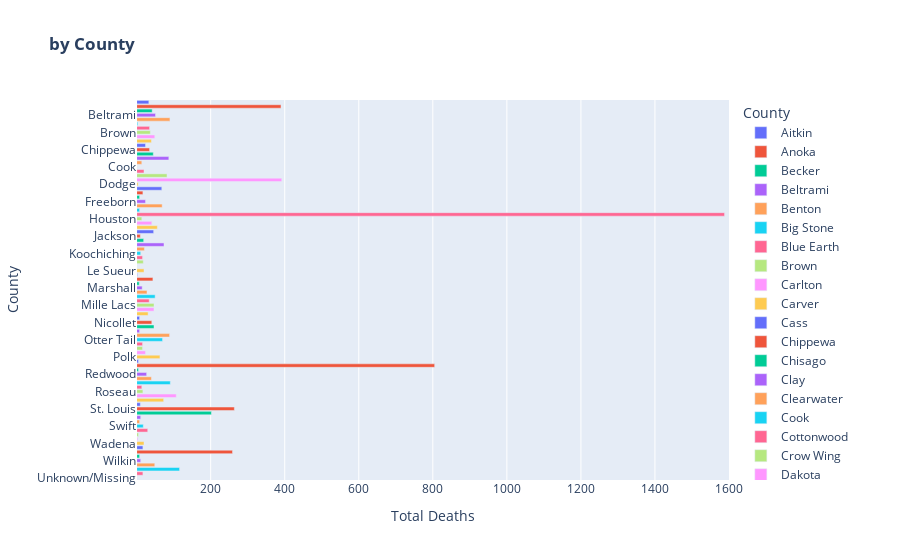

Notebook code for this chart:
### Code cell
# fig = px.bar(all_Data,
#              x='City',
#              y='Sales',
#              range_y=[1,9],
#              color='City',
#              color_continuous_scale=["red","yellow","green"],
#              title='<b> Sales by City</b>')
# fig.show()

fig = px.bar(compiledcountydata,
             x='Total Deaths',
             y='County',
             range_x =[1,1600], 
             color='County',
             color_continuous_scale=["red","yellow","green"],
             title='<b> by County</b>')
fig.show()

### Figure 1 — Plotly figure (JSON) as saved in the notebook; plotly's stock layout.template omitted (floating-point values rounded to 4 significant figures)
{"data": [{"alignmentgroup": "True", "hovertemplate": "County=%{y}<br>Total Deaths=%{x}<extra></extra>", "legendgroup": "Aitkin", "marker": {"color": "#636efa"}, "name": "Aitkin", "offsetgroup": "Aitkin", "orientation": "h", "showlegend": true, "textposition": "auto", "type": "bar", "x": [33], "xaxis": "x", "y": ["Aitkin"], "yaxis": "y"}, {"alignmentgroup": "True", "hovertemplate": "County=%{y}<br>Total Deaths=%{x}<extra></extra>", "legendgroup": "Anoka", "marker": {"color": "#EF553B"}, "name": "Anoka", "offsetgroup": "Anoka", "orientation": "h", "showlegend": true, "textposition": "auto", "type": "bar", "x": [390], "xaxis": "x", "y": ["Anoka"], "yaxis": "y"}, {"alignmentgroup": "True", "hovertemplate": "County=%{y}<br>Total Deaths=%{x}<extra></extra>", "legendgroup": "Becker", "marker": {"color": "#00cc96"}, "name": "Becker", "offsetgroup": "Becker", "orientation": "h", "showlegend": true, "textposition": "auto", "type": "bar", "x": [42], "xaxis": "x", "y": ["Becker"], "yaxis": "y"}, {"alignmentgroup": "True", "hovertemplate": "County=%{y}<br>Total Deaths=%{x}<extra></extra>", "legendgroup": "Beltrami", "marker": {"color": "#ab63fa"}, "name": "Beltrami", "offsetgroup": "Beltrami", "orientation": "h", "showlegend": true, "textposition": "auto", "type": "bar", "x": [51], "xaxis": "x", "y": ["Beltrami"], "yaxis": "y"}, {"alignmentgroup": "True", "hovertemplate": "County=%{y}<br>Total Deaths=%{x}<extra></extra>", "legendgroup": "Benton", "marker": {"color": "#FFA15A"}, "name": "Benton", "offsetgroup": "Benton", "orientation": "h", "showlegend": true, "textposition": "auto", "type": "bar", "x": [90], "xaxis": "x", "y": ["Benton"], "yaxis": "y"}, {"alignmentgroup": "True", "hovertemplate": "County=%{y}<br>Total Deaths=%{x}<extra></extra>", "legendgroup": "Big Stone", "marker": {"color": "#19d3f3"}, "name": "Big Stone", "offsetgroup": "Big Stone", "orientation": "h", "showlegend": true, "textposition": "auto", "type": "bar", "x": [3], "xaxis": "x", "y": ["Big Stone"], "yaxis": "y"}, {"alignmentgroup": "True", "hovertemplate": "County=%{y}<br>Total Deaths=%{x}<extra></extra>", "legendgroup": "Blue Earth", "marker": {"color": "#FF6692"}, "name": "Blue Earth", "offsetgroup": "Blue Earth", "orientation": "h", "showlegend": true, "textposition": "auto", "type": "bar", "x": [35], "xaxis": "x", "y": ["Blue Earth"], "yaxis": "y"}, {"alignmentgroup": "True", "hovertemplate": "County=%{y}<br>Total Deaths=%{x}<extra></extra>", "legendgroup": "Brown", "marker": {"color": "#B6E880"}, "name": "Brown", "offsetgroup": "Brown", "orientation": "h", "showlegend": true, "textposition": "auto", "type": "bar", "x": [37], "xaxis": "x", "y": ["Brown"], "yaxis": "y"}, {"alignmentgroup": "True", "hovertemplate": "County=%{y}<br>Total Deaths=%{x}<extra></extra>", "legendgroup": "Carlton", "marker": {"color": "#FF97FF"}, "name": "Carlton", "offsetgroup": "Carlton", "orientation": "h", "showlegend": true, "textposition": "auto", "type": "bar", "x": [49], "xaxis": "x", "y": ["Carlton"], "yaxis": "y"}, {"alignmentgroup": "True", "hovertemplate": "County=%{y}<br>Total Deaths=%{x}<extra></extra>", "legendgroup": "Carver", "marker": {"color": "#FECB52"}, "name": "Carver", "offsetgroup": "Carver", "orientation": "h", "showlegend": true, "textposition": "auto", "type": "bar", "x": [40], "xaxis": "x", "y": ["Carver"], "yaxis": "y"}, {"alignmentgroup": "True", "hovertemplate": "County=%{y}<br>Total Deaths=%{x}<extra></extra>", "legendgroup": "Cass", "marker": {"color": "#636efa"}, "name": "Cass", "offsetgroup": "Cass", "orientation": "h", "showlegend": true, "textposition": "auto", "type": "bar", "x": [24], "xaxis": "x", "y": ["Cass"], "yaxis": "y"}, {"alignmentgroup": "True", "hovertemplate": "County=%{y}<br>Total Deaths=%{x}<extra></extra>", "legendgroup": "Chippewa", "marker": {"color": "#EF553B"}, "name": "Chippewa", "offsetgroup": "Chippewa", "orientation": "h", "showlegend": true, "textposition": "auto", "type": "bar", "x": [35], "xaxis": "x", "y": ["Chippewa"], "yaxis": "y"}, {"alignmentgroup": "True", "hovertemplate": "County=%{y}<br>Total Deaths=%{x}<extra></extra>", "legendgroup": "Chisago", "marker": {"color": "#00cc96"}, "name": "Chisago", "offsetgroup": "Chisago", "orientation": "h", "showlegend": true, "textposition": "auto", "type": "bar", "x": [45], "xaxis": "x", "y": ["Chisago"], "yaxis": "y"}, {"alignmentgroup": "True", "hovertemplate": "County=%{y}<br>Total Deaths=%{x}<extra></extra>", "legendgroup": "Clay", "marker": {"color": "#ab63fa"}, "name": "Clay", "offsetgroup": "Clay", "orientation": "h", "showlegend": true, "textposition": "auto", "type": "bar", "x": [87], "xaxis": "x", "y": ["Clay"], "yaxis": "y"}, {"alignmentgroup": "True", "hovertemplate": "County=%{y}<br>Total Deaths=%{x}<extra></extra>", "legendgroup": "Clearwater", "marker": {"color": "#FFA15A"}, "name": "Clearwater", "offsetgroup": "Clearwater", "orientation": "h", "showlegend": true, "textposition": "auto", "type": "bar", "x": [14], "xaxis": "x", "y": ["Clearwater"], "yaxis": "y"}, {"alignmentgroup": "True", "hovertemplate": "County=%{y}<br>Total Deaths=%{x}<extra></extra>", "legendgroup": "Cook", "marker": {"color": "#19d3f3"}, "name": "Cook", "offsetgroup": "Cook", "orientation": "h", "showlegend": true, "textposition": "auto", "type": "bar", "x": [0], "xaxis": "x", "y": ["Cook"], "yaxis": "y"}, {"alignmentgroup": "True", "hovertemplate": "County=%{y}<br>Total Deaths=%{x}<extra></extra>", "legendgroup": "Cottonwood", "marker": {"color": "#FF6692"}, "name": "Cottonwood", "offsetgroup": "Cottonwood", "orientation": "h", "showlegend": true, "textposition": "auto", "type": "bar", "x": [20], "xaxis": "x", "y": ["Cottonwood"], "yaxis": "y"}, {"alignmentgroup": "True", "hovertemplate": "County=%{y}<br>Total Deaths=%{x}<extra></extra>", "legendgroup": "Crow Wing", "marker": {"color": "#B6E880"}, "name": "Crow Wing", "offsetgroup": "Crow Wing", "orientation": "h", "showlegend": true, "textposition": "auto", "type": "bar", "x": [82], "xaxis": "x", "y": ["Crow Wing"], "yaxis": "y"}, {"alignmentgroup": "True", "hovertemplate": "County=%{y}<br>Total Deaths=%{x}<extra></extra>", "legendgroup": "Dakota", "marker": {"color": "#FF97FF"}, "name": "Dakota", "offsetgroup": "Dakota", "orientation": "h", "showlegend": true, "textposition": "auto", "type": "bar", "x": [392], "xaxis": "x", "y": ["Dakota"], "yaxis": "y"}, {"alignmentgroup": "True", "hovertemplate": "County=%{y}<br>Total Deaths=%{x}<extra></extra>", "legendgroup": "Dodge", "marker": {"color": "#FECB52"}, "name": "Dodge", "offsetgroup": "Dodge", "orientation": "h", "showlegend": true, "textposition": "auto", "type": "bar", "x": [4], "xaxis": "x", "y": ["Dodge"], "yaxis": "y"}, {"alignmentgroup": "True", "hovertemplate": "County=%{y}<br>Total Deaths=%{x}<extra></extra>", "legendgroup": "Douglas", "marker": {"color": "#636efa"}, "name": "Douglas", "offsetgroup": "Douglas", "orientation": "h", "showlegend": true, "textposition": "auto", "type": "bar", "x": [68], "xaxis": "x", "y": ["Douglas"], "yaxis": "y"}, {"alignmentgroup": "True", "hovertemplate": "County=%{y}<br>Total Deaths=%{x}<extra></extra>", "legendgroup": "Faribault", "marker": {"color": "#EF553B"}, "name": "Faribault", "offsetgroup": "Faribault", "orientation": "h", "showlegend": true, "textposition": "auto", "type": "bar", "x": [17], "xaxis": "x", "y": ["Faribault"], "yaxis": "y"}, {"alignmentgroup": "True", "hovertemplate": "County=%{y}<br>Total Deaths=%{x}<extra></extra>", "legendgroup": "Fillmore", "marker": {"color": "#00cc96"}, "name": "Fillmore", "offsetgroup": "Fillmore", "orientation": "h", "showlegend": true, "textposition": "auto", "type": "bar", "x": [8], "xaxis": "x", "y": ["Fillmore"], "yaxis": "y"}, {"alignmentgroup": "True", "hovertemplate": "County=%{y}<br>Total Deaths=%{x}<extra></extra>", "legendgroup": "Freeborn", "marker": {"color": "#ab63fa"}, "name": "Freeborn", "offsetgroup": "Freeborn", "orientation": "h", "showlegend": true, "textposition": "auto", "type": "bar", "x": [24], "xaxis": "x", "y": ["Freeborn"], "yaxis": "y"}, {"alignmentgroup": "True", "hovertemplate": "County=%{y}<br>Total Deaths=%{x}<extra></extra>", "legendgroup": "Goodhue", "marker": {"color": "#FFA15A"}, "name": "Goodhue", "offsetgroup": "Goodhue", "orientation": "h", "showlegend": true, "textposition": "auto", "type": "bar", "x": [69], "xaxis": "x", "y": ["Goodhue"], "yaxis": "y"}, {"alignmentgroup": "True", "hovertemplate": "County=%{y}<br>Total Deaths=%{x}<extra></extra>", "legendgroup": "Grant", "marker": {"color": "#19d3f3"}, "name": "Grant", "offsetgroup": "Grant", "orientation": "h", "showlegend": true, "textposition": "auto", "type": "bar", "x": [8], "xaxis": "x", "y": ["Grant"], "yaxis": "y"}, {"alignmentgroup": "True", "hovertemplate": "County=%{y}<br>Total Deaths=%{x}<extra></extra>", "legendgroup": "Hennepin", "marker": {"color": "#FF6692"}, "name": "Hennepin", "offsetgroup": "Hennepin", "orientation": "h", "showlegend": true, "textposition": "auto", "type": "bar", "x": [1588], "xaxis": "x", "y": ["Hennepin"], "yaxis": "y"}, {"alignmentgroup": "True", "hovertemplate": "County=%{y}<br>Total Deaths=%{x}<extra></extra>", "legendgroup": "Houston", "marker": {"color": "#B6E880"}, "name": "Houston", "offsetgroup": "Houston", "orientation": "h", "showlegend": true, "textposition": "auto", "type": "bar", "x": [14], "xaxis": "x", "y": ["Houston"], "yaxis": "y"}, {"alignmentgroup": "True", "hovertemplate": "County=%{y}<br>Total Deaths=%{x}<extra></extra>", "legendgroup": "Hubbard", "marker": {"color": "#FF97FF"}, "name": "Hubbard", "offsetgroup": "Hubbard", "orientation": "h", "showlegend": true, "textposition": "auto", "type": "bar", "x": [41], "xaxis": "x", "y": ["Hubbard"], "yaxis": "y"}, {"alignmentgroup": "True", "hovertemplate": "County=%{y}<br>Total Deaths=%{x}<extra></extra>", "legendgroup": "Isanti", "marker": {"color": "#FECB52"}, "name": "Isanti", "offsetgroup": "Isanti", "orientation": "h", "showlegend": true, "textposition": "auto", "type": "bar", "x": [56], "xaxis": "x", "y": ["Isanti"], "yaxis": "y"}, {"alignmentgroup": "True", "hovertemplate": "County=%{y}<br>Total Deaths=%{x}<extra></extra>", "legendgroup": "Itasca", "marker": {"color": "#636efa"}, "name": "Itasca", "offsetgroup": "Itasca", "orientation": "h", "showlegend": true, "textposition": "auto", "type": "bar", "x": [46], "xaxis": "x", "y": ["Itasca"], "yaxis": "y"}, {"alignmentgroup": "True", "hovertemplate": "County=%{y}<br>Total Deaths=%{x}<extra></extra>", "legendgroup": "Jackson", "marker": {"color": "#EF553B"}, "name": "Jackson", "offsetgroup": "Jackson", "orientation": "h", "showlegend": true, "textposition": "auto", "type": "bar", "x": [10], "xaxis": "x", "y": ["Jackson"], "yaxis": "y"}, {"alignmentgroup": "True", "hovertemplate": "County=%{y}<br>Total Deaths=%{x}<extra></extra>", "legendgroup": "Kanabec", "marker": {"color": "#00cc96"}, "name": "Kanabec", "offsetgroup": "Kanabec", "orientation": "h", "showlegend": true, "textposition": "auto", "type": "bar", "x": [19], "xaxis": "x", "y": ["Kanabec"], "yaxis": "y"}, {"alignmentgroup": "True", "hovertemplate": "County=%{y}<br>Total Deaths=%{x}<extra></extra>", "legendgroup": "Kandiyohi", "marker": {"color": "#ab63fa"}, "name": "Kandiyohi", "offsetgroup": "Kandiyohi", "orientation": "h", "showlegend": true, "textposition": "auto", "type": "bar", "x": [74], "xaxis": "x", "y": ["Kandiyohi"], "yaxis": "y"}, {"alignmentgroup": "True", "hovertemplate": "County=%{y}<br>Total Deaths=%{x}<extra></extra>", "legendgroup": "Kittson", "marker": {"color": "#FFA15A"}, "name": "Kittson", "offsetgroup": "Kittson", "orientation": "h", "showlegend": true, "textposition": "auto", "type": "bar", "x": [21], "xaxis": "x", "y": ["Kittson"], "yaxis": "y"}, {"alignmentgroup": "True", "hovertemplate": "County=%{y}<br>Total Deaths=%{x}<extra></extra>", "legendgroup": "Koochiching", "marker": {"color": "#19d3f3"}, "name": "Koochiching", "offsetgroup": "Koochiching", "orientation": "h", "showlegend": true, "textposition": "auto", "type": "bar", "x": [11], "xaxis": "x", "y": ["Koochiching"], "yaxis": "y"}, {"alignmentgroup": "True", "hovertemplate": "County=%{y}<br>Total Deaths=%{x}<extra></extra>", "legendgroup": "Lac qui Parle", "marker": {"color": "#FF6692"}, "name": "Lac qui Parle", "offsetgroup": "Lac qui Parle", "orientation": "h", "showlegend": true, "textposition": "auto", "type": "bar", "x": [16], "xaxis": "x", "y": ["Lac qui Parle"], "yaxis": "y"}, {"alignmentgroup": "True", "hovertemplate": "County=%{y}<br>Total Deaths=%{x}<extra></extra>", "legendgroup": "Lake", "marker": {"color": "#B6E880"}, "name": "Lake", "offsetgroup": "Lake", "orientation": "h", "showlegend": true, "textposition": "auto", "type": "bar", "x": [18], "xaxis": "x", "y": ["Lake"], "yaxis": "y"}, {"alignmentgroup": "True", "hovertemplate": "County=%{y}<br>Total Deaths=%{x}<extra></extra>", "legendgroup": "Lake of the Woods", "marker": {"color": "#FF97FF"}, "name": "Lake of the Woods", "offsetgroup": "Lake of the Woods", "orientation": "h", "showlegend": true, "textposition": "auto", "type": "bar", "x": [1], "xaxis": "x", "y": ["Lake of the Woods"], "yaxis": "y"}, {"alignmentgroup": "True", "hovertemplate": "County=%{y}<br>Total Deaths=%{x}<extra></extra>", "legendgroup": "Le Sueur", "marker": {"color": "#FECB52"}, "name": "Le Sueur", "offsetgroup": "Le Sueur", "orientation": "h", "showlegend": true, "textposition": "auto", "type": "bar", "x": [20], "xaxis": "x", "y": ["Le Sueur"], "yaxis": "y"}, {"alignmentgroup": "True", "hovertemplate": "County=%{y}<br>Total Deaths=%{x}<extra></extra>", "legendgroup": "Lincoln", "marker": {"color": "#636efa"}, "name": "Lincoln", "offsetgroup": "Lincoln", "orientation": "h", "showlegend": true, "textposition": "auto", "type": "bar", "x": [2], "xaxis": "x", "y": ["Lincoln"], "yaxis": "y"}, {"alignmentgroup": "True", "hovertemplate": "County=%{y}<br>Total Deaths=%{x}<extra></extra>", "legendgroup": "Lyon", "marker": {"color": "#EF553B"}, "name": "Lyon", "offsetgroup": "Lyon", "orientation": "h", "showlegend": true, "textposition": "auto", "type": "bar", "x": [44], "xaxis": "x", "y": ["Lyon"], "yaxis": "y"}, {"alignmentgroup": "True", "hovertemplate": "County=%{y}<br>Total Deaths=%{x}<extra></extra>", "legendgroup": "Mahnomen", "marker": {"color": "#00cc96"}, "name": "Mahnomen", "offsetgroup": "Mahnomen", "orientation": "h", "showlegend": true, "textposition": "auto", "type": "bar", "x": [7], "xaxis": "x", "y": ["Mahnomen"], "yaxis": "y"}, {"alignmentgroup": "True", "hovertemplate": "County=%{y}<br>Total Deaths=%{x}<extra></extra>", "legendgroup": "Marshall", "marker": {"color": "#ab63fa"}, "name": "Marshall", "offsetgroup": "Marshall", "orientation": "h", "showlegend": true, "textposition": "auto", "type": "bar", "x": [15], "xaxis": "x", "y": ["Marshall"], "yaxis": "y"}, {"alignmentgroup": "True", "hovertemplate": "County=%{y}<br>Total Deaths=%{x}<extra></extra>", "legendgroup": "Martin", "marker": {"color": "#FFA15A"}, "name": "Martin", "offsetgroup": "Martin", "orientation": "h", "showlegend": true, "textposition": "auto", "type": "bar", "x": [28], "xaxis": "x", "y": ["Martin"], "yaxis": "y"}, {"alignmentgroup": "True", "hovertemplate": "County=%{y}<br>Total Deaths=%{x}<extra></extra>", "legendgroup": "McLeod", "marker": {"color": "#19d3f3"}, "name": "McLeod", "offsetgroup": "McLeod", "orientation": "h", "showlegend": true, "textposition": "auto", "type": "bar", "x": [50], "xaxis": "x", "y": ["McLeod"], "yaxis": "y"}, {"alignmentgroup": "True", "hovertemplate": "County=%{y}<br>Total Deaths=%{x}<extra></extra>", "legendgroup": "Meeker", "marker": {"color": "#FF6692"}, "name": "Meeker", "offsetgroup": "Meeker", "orientation": "h", "showlegend": true, "textposition": "auto", "type": "bar", "x": [34], "xaxis": "x", "y": ["Meeker"], "yaxis": "y"}, {"alignmentgroup": "True", "hovertemplate": "County=%{y}<br>Total Deaths=%{x}<extra></extra>", "legendgroup": "Mille Lacs", "marker": {"color": "#B6E880"}, "name": "Mille Lacs", "offsetgroup": "Mille Lacs", "orientation": "h", "showlegend": true, "textposition": "auto", "type": "bar", "x": [47], "xaxis": "x", "y": ["Mille Lacs"], "yaxis": "y"}, {"alignmentgroup": "True", "hovertemplate": "County=%{y}<br>Total Deaths=%{x}<extra></extra>", "legendgroup": "Morrison", "marker": {"color": "#FF97FF"}, "name": "Morrison", "offsetgroup": "Morrison", "orientation": "h", "showlegend": true, "textposition": "auto", "type": "bar", "x": [47], "xaxis": "x", "y": ["Morrison"], "yaxis": "y"}, {"alignmentgroup": "True", "hovertemplate": "County=%{y}<br>Total Deaths=%{x}<extra></extra>", "legendgroup": "Mower", "marker": {"color": "#FECB52"}, "name": "Mower", "offsetgroup": "Mower", "orientation": "h", "showlegend": true, "textposition": "auto", "type": "bar", "x": [31], "xaxis": "x", "y": ["Mower"], "yaxis": "y"}, {"alignmentgroup": "True", "hovertemplate": "County=%{y}<br>Total Deaths=%{x}<extra></extra>", "legendgroup": "Murray", "marker": {"color": "#636efa"}, "name": "Murray", "offsetgroup": "Murray", "orientation": "h", "showlegend": true, "textposition": "auto", "type": "bar", "x": [8], "xaxis": "x", "y": ["Murray"], "yaxis": "y"}, {"alignmentgroup": "True", "hovertemplate": "County=%{y}<br>Total Deaths=%{x}<extra></extra>", "legendgroup": "Nicollet", "marker": {"color": "#EF553B"}, "name": "Nicollet", "offsetgroup": "Nicollet", "orientation": "h", "showlegend": true, "textposition": "auto", "type": "bar", "x": [41], "xaxis": "x", "y": ["Nicollet"], "yaxis": "y"}, {"alignmentgroup": "True", "hovertemplate": "County=%{y}<br>Total Deaths=%{x}<extra></extra>", "legendgroup": "Nobles", "marker": {"color": "#00cc96"}, "name": "Nobles", "offsetgroup": "Nobles", "orientation": "h", "showlegend": true, "textposition": "auto", "type": "bar", "x": [47], "xaxis": "x", "y": ["Nobles"], "yaxis": "y"}, {"alignmentgroup": "True", "hovertemplate": "County=%{y}<br>Total Deaths=%{x}<extra></extra>", "legendgroup": "Norman", "marker": {"color": "#ab63fa"}, "name": "Norman", "offsetgroup": "Norman", "orientation": "h", "showlegend": true, "textposition": "auto", "type": "bar", "x": [8], "xaxis": "x", "y": ["Norman"], "yaxis": "y"}, {"alignmentgroup": "True", "hovertemplate": "County=%{y}<br>Total Deaths=%{x}<extra></extra>", "legendgroup": "Olmsted", "marker": {"color": "#FFA15A"}, "name": "Olmsted", "offsetgroup": "Olmsted", "orientation": "h", "showlegend": true, "textposition": "auto", "type": "bar", "x": [89], "xaxis": "x", "y": ["Olmsted"], "yaxis": "y"}, {"alignmentgroup": "True", "hovertemplate": "County=%{y}<br>Total Deaths=%{x}<extra></extra>", "legendgroup": "Otter Tail", "marker": {"color": "#19d3f3"}, "name": "Otter Tail", "offsetgroup": "Otter Tail", "orientation": "h", "showlegend": true, "textposition": "auto", "type": "bar", "x": [70], "xaxis": "x", "y": ["Otter Tail"], "yaxis": "y"}, {"alignmentgroup": "True", "hovertemplate": "County=%{y}<br>Total Deaths=%{x}<extra></extra>", "legendgroup": "Pennington", "marker": {"color": "#FF6692"}, "name": "Pennington", "offsetgroup": "Pennington", "orientation": "h", "showlegend": true, "textposition": "auto", "type": "bar", "x": [16], "xaxis": "x", "y": ["Pennington"], "yaxis": "y"}, {"alignmentgroup": "True", "hovertemplate": "County=%{y}<br>Total Deaths=%{x}<extra></extra>", "legendgroup": "Pine", "marker": {"color": "#B6E880"}, "name": "Pine", "offsetgroup": "Pine", "orientation": "h", "showlegend": true, "textposition": "auto", "type": "bar", "x": [16], "xaxis": "x", "y": ["Pine"], "yaxis": "y"}, {"alignmentgroup": "True", "hovertemplate": "County=%{y}<br>Total Deaths=%{x}<extra></extra>", "legendgroup": "Pipestone", "marker": {"color": "#FF97FF"}, "name": "Pipestone", "offsetgroup": "Pipestone", "orientation": "h", "showlegend": true, "textposition": "auto", "type": "bar", "x": [24], "xaxis": "x", "y": ["Pipestone"], "yaxis": "y"}, {"alignmentgroup": "True", "hovertemplate": "County=%{y}<br>Total Deaths=%{x}<extra></extra>", "legendgroup": "Polk", "marker": {"color": "#FECB52"}, "name": "Polk", "offsetgroup": "Polk", "orientation": "h", "showlegend": true, "textposition": "auto", "type": "bar", "x": [63], "xaxis": "x", "y": ["Polk"], "yaxis": "y"}, {"alignmentgroup": "True", "hovertemplate": "County=%{y}<br>Total Deaths=%{x}<extra></extra>", "legendgroup": "Pope", "marker": {"color": "#636efa"}, "name": "Pope", "offsetgroup": "Pope", "orientation": "h", "showlegend": true, "textposition": "auto", "type": "bar", "x": [5], "xaxis": "x", "y": ["Pope"], "yaxis": "y"}, {"alignmentgroup": "True", "hovertemplate": "County=%{y}<br>Total Deaths=%{x}<extra></extra>", "legendgroup": "Ramsey", "marker": {"color": "#EF553B"}, "name": "Ramsey", "offsetgroup": "Ramsey", "orientation": "h", "showlegend": true, "textposition": "auto", "type": "bar", "x": [805], "xaxis": "x", "y": ["Ramsey"], "yaxis": "y"}, {"alignmentgroup": "True", "hovertemplate": "County=%{y}<br>Total Deaths=%{x}<extra></extra>", "legendgroup": "Red Lake", "marker": {"color": "#00cc96"}, "name": "Red Lake", "offsetgroup": "Red Lake", "orientation": "h", "showlegend": true, "textposition": "auto", "type": "bar", "x": [5], "xaxis": "x", "y": ["Red Lake"], "yaxis": "y"}, {"alignmentgroup": "True", "hovertemplate": "County=%{y}<br>Total Deaths=%{x}<extra></extra>", "legendgroup": "Redwood", "marker": {"color": "#ab63fa"}, "name": "Redwood", "offsetgroup": "Redwood", "orientation": "h", "showlegend": true, "textposition": "auto", "type": "bar", "x": [27], "xaxis": "x", "y": ["Redwood"], "yaxis": "y"}, {"alignmentgroup": "True", "hovertemplate": "County=%{y}<br>Total Deaths=%{x}<extra></extra>", "legendgroup": "Renville", "marker": {"color": "#FFA15A"}, "name": "Renville", "offsetgroup": "Renville", "orientation": "h", "showlegend": true, "textposition": "auto", "type": "bar", "x": [40], "xaxis": "x", "y": ["Renville"], "yaxis": "y"}, {"alignmentgroup": "True", "hovertemplate": "County=%{y}<br>Total Deaths=%{x}<extra></extra>", "legendgroup": "Rice", "marker": {"color": "#19d3f3"}, "name": "Rice", "offsetgroup": "Rice", "orientation": "h", "showlegend": true, "textposition": "auto", "type": "bar", "x": [91], "xaxis": "x", "y": ["Rice"], "yaxis": "y"}, {"alignmentgroup": "True", "hovertemplate": "County=%{y}<br>Total Deaths=%{x}<extra></extra>", "legendgroup": "Rock", "marker": {"color": "#FF6692"}, "name": "Rock", "offsetgroup": "Rock", "orientation": "h", "showlegend": true, "textposition": "auto", "type": "bar", "x": [14], "xaxis": "x", "y": ["Rock"], "yaxis": "y"}, {"alignmentgroup": "True", "hovertemplate": "County=%{y}<br>Total Deaths=%{x}<extra></extra>", "legendgroup": "Roseau", "marker": {"color": "#B6E880"}, "name": "Roseau", "offsetgroup": "Roseau", "orientation": "h", "showlegend": true, "textposition": "auto", "type": "bar", "x": [17], "xaxis": "x", "y": ["Roseau"], "yaxis": "y"}, {"alignmentgroup": "True", "hovertemplate": "County=%{y}<br>Total Deaths=%{x}<extra></extra>", "legendgroup": "Scott", "marker": {"color": "#FF97FF"}, "name": "Scott", "offsetgroup": "Scott", "orientation": "h", "showlegend": true, "textposition": "auto", "type": "bar", "x": [107], "xaxis": "x", "y": ["Scott"], "yaxis": "y"}, {"alignmentgroup": "True", "hovertemplate": "County=%{y}<br>Total Deaths=%{x}<extra></extra>", "legendgroup": "Sherburne", "marker": {"color": "#FECB52"}, "name": "Sherburne", "offsetgroup": "Sherburne", "orientation": "h", "showlegend": true, "textposition": "auto", "type": "bar", "x": [73], "xaxis": "x", "y": ["Sherburne"], "yaxis": "y"}, {"alignmentgroup": "True", "hovertemplate": "County=%{y}<br>Total Deaths=%{x}<extra></extra>", "legendgroup": "Sibley", "marker": {"color": "#636efa"}, "name": "Sibley", "offsetgroup": "Sibley", "orientation": "h", "showlegend": true, "textposition": "auto", "type": "bar", "x": [10], "xaxis": "x", "y": ["Sibley"], "yaxis": "y"}, {"alignmentgroup": "True", "hovertemplate": "County=%{y}<br>Total Deaths=%{x}<extra></extra>", "legendgroup": "St. Louis", "marker": {"color": "#EF553B"}, "name": "St. Louis", "offsetgroup": "St. Louis", "orientation": "h", "showlegend": true, "textposition": "auto", "type": "bar", "x": [264], "xaxis": "x", "y": ["St. Louis"], "yaxis": "y"}, {"alignmentgroup": "True", "hovertemplate": "County=%{y}<br>Total Deaths=%{x}<extra></extra>", "legendgroup": "Stearns", "marker": {"color": "#00cc96"}, "name": "Stearns", "offsetgroup": "Stearns", "orientation": "h", "showlegend": true, "textposition": "auto", "type": "bar", "x": [202], "xaxis": "x", "y": ["Stearns"], "yaxis": "y"}, {"alignmentgroup": "True", "hovertemplate": "County=%{y}<br>Total Deaths=%{x}<extra></extra>", "legendgroup": "Steele", "marker": {"color": "#ab63fa"}, "name": "Steele", "offsetgroup": "Steele", "orientation": "h", "showlegend": true, "textposition": "auto", "type": "bar", "x": [11], "xaxis": "x", "y": ["Steele"], "yaxis": "y"}, {"alignmentgroup": "True", "hovertemplate": "County=%{y}<br>Total Deaths=%{x}<extra></extra>", "legendgroup": "Stevens", "marker": {"color": "#FFA15A"}, "name": "Stevens", "offsetgroup": "Stevens", "orientation": "h", "showlegend": true, "textposition": "auto", "type": "bar", "x": [8], "xaxis": "x", "y": ["Stevens"], "yaxis": "y"}, {"alignmentgroup": "True", "hovertemplate": "County=%{y}<br>Total Deaths=%{x}<extra></extra>", "legendgroup": "Swift", "marker": {"color": "#19d3f3"}, "name": "Swift", "offsetgroup": "Swift", "orientation": "h", "showlegend": true, "textposition": "auto", "type": "bar", "x": [18], "xaxis": "x", "y": ["Swift"], "yaxis": "y"}, {"alignmentgroup": "True", "hovertemplate": "County=%{y}<br>Total Deaths=%{x}<extra></extra>", "legendgroup": "Todd", "marker": {"color": "#FF6692"}, "name": "Todd", "offsetgroup": "Todd", "orientation": "h", "showlegend": true, "textposition": "auto", "type": "bar", "x": [30], "xaxis": "x", "y": ["Todd"], "yaxis": "y"}, {"alignmentgroup": "True", "hovertemplate": "County=%{y}<br>Total Deaths=%{x}<extra></extra>", "legendgroup": "Traverse", "marker": {"color": "#B6E880"}, "name": "Traverse", "offsetgroup": "Traverse", "orientation": "h", "showlegend": true, "textposition": "auto", "type": "bar", "x": [5], "xaxis": "x", "y": ["Traverse"], "yaxis": "y"}, {"alignmentgroup": "True", "hovertemplate": "County=%{y}<br>Total Deaths=%{x}<extra></extra>", "legendgroup": "Wabasha", "marker": {"color": "#FF97FF"}, "name": "Wabasha", "offsetgroup": "Wabasha", "orientation": "h", "showlegend": true, "textposition": "auto", "type": "bar", "x": [3], "xaxis": "x", "y": ["Wabasha"], "yaxis": "y"}, {"alignmentgroup": "True", "hovertemplate": "County=%{y}<br>Total Deaths=%{x}<extra></extra>", "legendgroup": "Wadena", "marker": {"color": "#FECB52"}, "name": "Wadena", "offsetgroup": "Wadena", "orientation": "h", "showlegend": true, "textposition": "auto", "type": "bar", "x": [20], "xaxis": "x", "y": ["Wadena"], "yaxis": "y"}, {"alignmentgroup": "True", "hovertemplate": "County=%{y}<br>Total Deaths=%{x}<extra></extra>", "legendgroup": "Waseca", "marker": {"color": "#636efa"}, "name": "Waseca", "offsetgroup": "Waseca", "orientation": "h", "showlegend": true, "textposition": "auto", "type": "bar", "x": [17], "xaxis": "x", "y": ["Waseca"], "yaxis": "y"}, {"alignmentgroup": "True", "hovertemplate": "County=%{y}<br>Total Deaths=%{x}<extra></extra>", "legendgroup": "Washington", "marker": {"color": "#EF553B"}, "name": "Washington", "offsetgroup": "Washington", "orientation": "h", "showlegend": true, "textposition": "auto", "type": "bar", "x": [259], "xaxis": "x", "y": ["Washington"], "yaxis": "y"}, {"alignmentgroup": "True", "hovertemplate": "County=%{y}<br>Total Deaths=%{x}<extra></extra>", "legendgroup": "Watonwan", "marker": {"color": "#00cc96"}, "name": "Watonwan", "offsetgroup": "Watonwan", "orientation": "h", "showlegend": true, "textposition": "auto", "type": "bar", "x": [8], "xaxis": "x", "y": ["Watonwan"], "yaxis": "y"}, {"alignmentgroup": "True", "hovertemplate": "County=%{y}<br>Total Deaths=%{x}<extra></extra>", "legendgroup": "Wilkin", "marker": {"color": "#ab63fa"}, "name": "Wilkin", "offsetgroup": "Wilkin", "orientation": "h", "showlegend": true, "textposition": "auto", "type": "bar", "x": [11], "xaxis": "x", "y": ["Wilkin"], "yaxis": "y"}, {"alignmentgroup": "True", "hovertemplate": "County=%{y}<br>Total Deaths=%{x}<extra></extra>", "legendgroup": "Winona", "marker": {"color": "#FFA15A"}, "name": "Winona", "offsetgroup": "Winona", "orientation": "h", "showlegend": true, "textposition": "auto", "type": "bar", "x": [49], "xaxis": "x", "y": ["Winona"], "yaxis": "y"}, {"alignmentgroup": "True", "hovertemplate": "County=%{y}<br>Total Deaths=%{x}<extra></extra>", "legendgroup": "Wright", "marker": {"color": "#19d3f3"}, "name": "Wright", "offsetgroup": "Wright", "orientation": "h", "showlegend": true, "textposition": "auto", "type": "bar", "x": [116], "xaxis": "x", "y": ["Wright"], "yaxis": "y"}, {"alignmentgroup": "True", "hovertemplate": "County=%{y}<br>Total Deaths=%{x}<extra></extra>", "legendgroup": "Yellow Medicine", "marker": {"color": "#FF6692"}, "name": "Yellow Medicine", "offsetgroup": "Yellow Medicine", "orientation": "h", "showlegend": true, "textposition": "auto", "type": "bar", "x": [17], "xaxis": "x", "y": ["Yellow Medicine"], "yaxis": "y"}, {"alignmentgroup": "True", "hovertemplate": "County=%{y}<br>Total Deaths=%{x}<extra></extra>", "legendgroup": "Unknown/Missing", "marker": {"color": "#B6E880"}, "name": "Unknown/Missing", "offsetgroup": "Unknown/Missing", "orientation": "h", "showlegend": true, "textposition": "auto", "type": "bar", "x": [0], "xaxis": "x", "y": ["Unknown/Missing"], "yaxis": "y"}], "layout": {"barmode": "relative", "legend": {"title": {"text": "County"}, "tracegroupgap": 0}, "title": {"text": "<b> by County</b>"}, "xaxis": {"anchor": "y", "domain": [0, 1], "range": [1, 1600], "title": {"text": "Total Deaths"}}, "yaxis": {"anchor": "x", "categoryarray": ["Unknown/Missing", "Yellow Medicine", "Wright", "Winona", "Wilkin", "Watonwan", "Washington", "Waseca", "Wadena", "Wabasha", "Traverse", "Todd", "Swift", "Stevens", "Steele", "Stearns", "St. Louis", "Sibley", "Sherburne", "Scott", "Roseau", "Rock", "Rice", "Renville", "Redwood", "Red Lake", "Ramsey", "Pope", "Polk", "Pipestone", "Pine", "Pennington", "Otter Tail", "Olmsted", "Norman", "Nobles", "Nicollet", "Murray", "Mower", "Morrison", "Mille Lacs", "Meeker", "McLeod", "Martin", "Marshall", "Mahnomen", "Lyon", "Lincoln", "Le Sueur", "Lake of the Woods", "Lake", "Lac qui Parle", "Koochiching", "Kittson", "Kandiyohi", "Kanabec", "Jackson", "Itasca", "Isanti", "Hubbard", "Houston", "Hennepin", "Grant", "Goodhue", "Freeborn", "Fillmore", "Faribault", "Douglas", "Dodge", "Dakota", "Crow Wing", "Cottonwood", "Cook", "Clearwater", "Clay", "Chisago", "Chippewa", "Cass", "Carver", "Carlton", "Brown", "Blue Earth", "Big Stone", "Benton", "Beltrami", "Becker", "Anoka", "Aitkin"], "categoryorder": "array", "domain": [0, 1], "title": {"text": "County"}}}}
